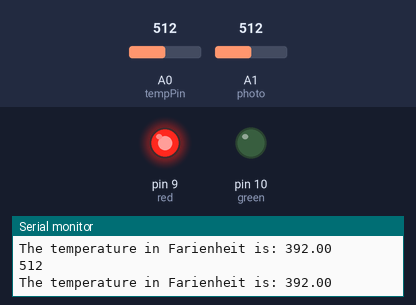
This sketch was run on a simulated Arduino Uno, built with avr-gcc and run on an emulated ATmega328P. Parts: output pins drawn as LEDs (lit = HIGH), the last lines printed to the serial monitor. The test bench sets the inputs (shaded band); at power-on: A0 (tempPin) = 512, A1 (photo) = 512.

Above: at 1.2 s.
1.3 s: A0 (tempPin) set to 168
4.3 s: A0 (tempPin) set to 144
At 4.8 s:
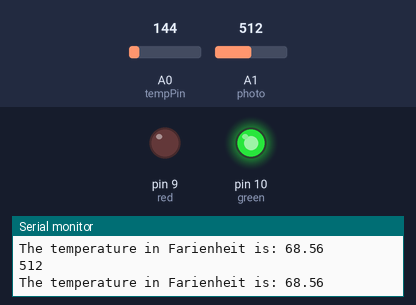
5.8 s: A1 (photo) set to 415
8.8 s: A1 (photo) set to 385
At 10.0 s:
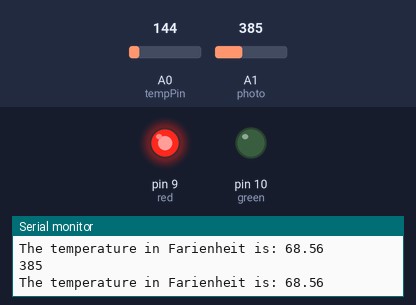
11.8 s: A1 (photo) set to 410
At 12.8 s:
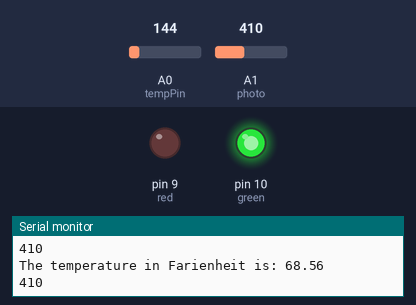
13.3 s: A1 (photo) set to 390
At 14.5 s:
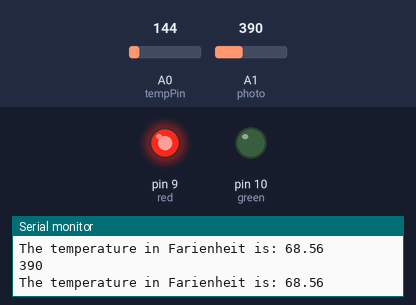
Timing chart, 0 to 16.3 s (numbered marks = the images above; inputs shaded):
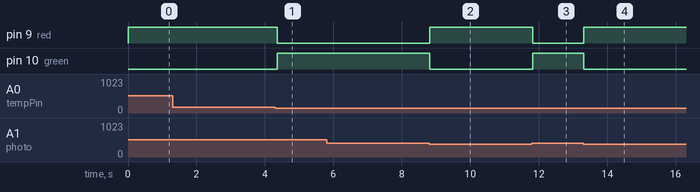

Measured:
- the behaviour switches between 153 and 152 on A0 (tempPin) (found by bisection; images 0 and 1)
- the behaviour switches between 400 and 399 on A1 (photo) (found by bisection; images 1 and 2)
- after the input at 4.3 s, pin 9 (red): HIGH → LOW after 0.06 s; pin 10 (green): LOW → HIGH after 0.06 s
- after the input at 8.8 s, pin 9 (red): LOW → HIGH at once; pin 10 (green): HIGH → LOW at once
- after the input at 11.8 s, pin 9 (red): HIGH → LOW at once; pin 10 (green): LOW → HIGH at once
- after the input at 13.3 s, pin 9 (red): LOW → HIGH at once; pin 10 (green): HIGH → LOW at once

The sketch:

hackNC2_2.ino
```cpp
//jeffhe
//Hacknc1!
// HackNC v2.1.2
/*
*@ author Yoonshik Hong, Jeffrey He, Andrew Liu, Craig Weiss
* Andrew Liu - SendGrid API integration
* Craig Weiss - Google Translate API integration
* Jeffrey He - Hardware, Arduino programming
*/

int photo = A1;
int red = 9;
int green = 10;
int tempPin = A0;

// the setup routine runs once when you press reset:
void setup() {
  // initialize the digital pin as an output.


  pinMode(photo, INPUT);
  pinMode(red, OUTPUT);
  pinMode(green, OUTPUT);
  Serial.begin(9600);
}

// the loop routine runs over and over again forever:
void loop() {

  /*
  *Section for temp sensing
  */
  float temperature = getVoltage(tempPin);
   temperature = (temperature - .5) * 100;
   float F = (temperature*9/5) +32;
   Serial.print("The temperature in Farienheit is: ");
   Serial.println(F); //F is the final usable data


    int sensorValue = analogRead(photo);
    //print out the value you read:
   Serial.println(sensorValue);
  if (sensorValue < 400 || F > 76)
  {
   digitalWrite(red, HIGH); //Wire has been tripped
   //Insert email
   digitalWrite(green, LOW);
  }

  else
  {
    digitalWrite(red, LOW);
    digitalWrite(green, HIGH);
  }
}


/*
 * getVoltage() - returns the voltage on the analog input defined by
 * @param pin
 */
float getVoltage(int pin){
 return (analogRead(pin) * .004882814); //converting from a 0 to 1024 digital range
                                        // to 0 to 5 volts (each 1 reading equals ~ 5 millivolts
}
```
